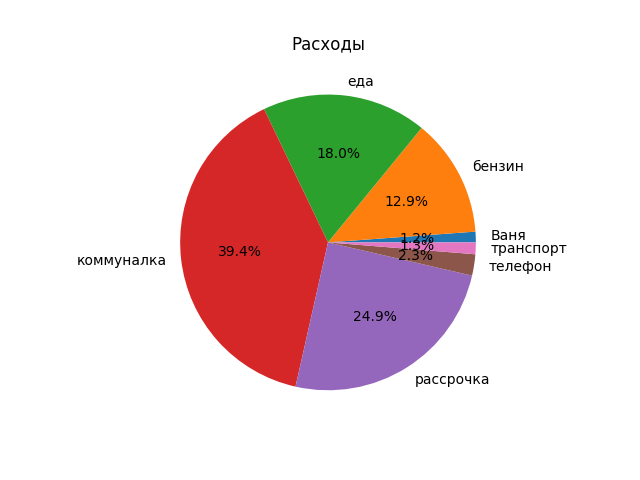

The Python source for this figure:
import pandas as pd
import matplotlib.pyplot as plt
import sqlite3

conn = sqlite3.connect("finance.db")

def generate_stats(user_id):

    df = pd.read_sql_query(
    f"SELECT * FROM transactions WHERE user_id={user_id}",
    conn
    )

    if df.empty:
        return None

    exp = df[df["type"]=="expense"]

    stats = exp.groupby("category")["amount"].sum()

    plt.figure()

    stats.plot(kind="pie",autopct='%1.1f%%')

    plt.title("Расходы")

    plt.savefig("stats.png")

    return "stats.png"
